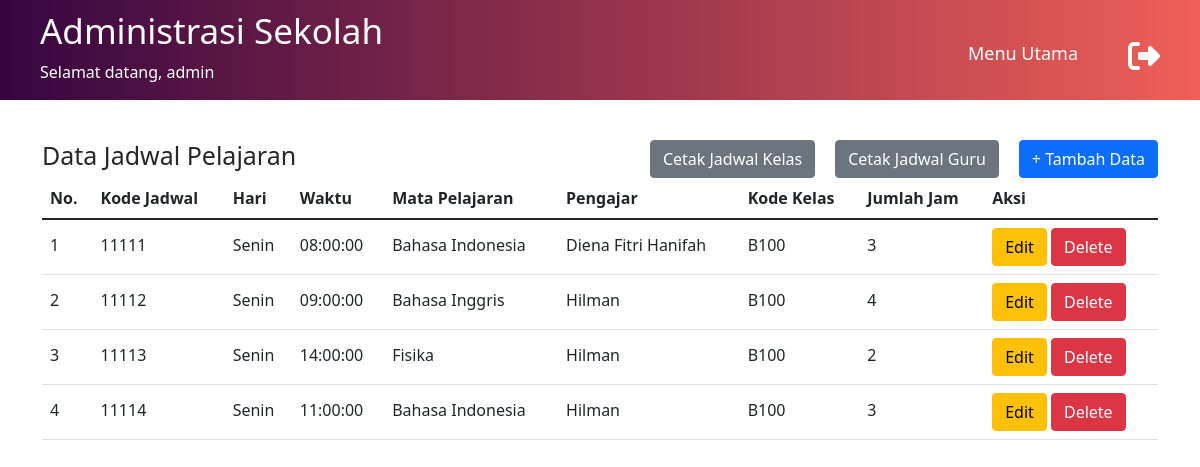
Screenshot of /data-jadwal.php (signed in) with the database file from the repository.
### tables this page shows
CREATE TABLE `jadwal_pelajaran` (
  `kd_jadwal` char(5) NOT NULL,
  `hari` varchar(10) NOT NULL,
  `waktu` time NOT NULL,
  `jmlh_jam` int(3) NOT NULL,
  `kd_kelas` char(4) NOT NULL,
  `nip` char(18) NOT NULL,
  `kd_mapel` char(4) NOT NULL
);

CREATE TABLE `mapel` (
  `kd_mapel` char(4) NOT NULL,
  `nama_mapel` varchar(29) NOT NULL
);

CREATE TABLE `guru` (
  `nip` char(18) NOT NULL,
  `nama` varchar(50) NOT NULL,
  `jns_kelamin` varchar(10) NOT NULL,
  `tgl_lahir` date NOT NULL,
  `alamat` varchar(50) NOT NULL,
  `no_telp` varchar(20) NOT NULL,
  `bidang_studi` varchar(20) NOT NULL,
  `kd_golongan` char(4) NOT NULL
);

CREATE TABLE `kelas` (
  `kd_kelas` char(4) NOT NULL,
  `jurusan` varchar(20) NOT NULL,
  `tingkat` varchar(5) NOT NULL,
  `jmlh_siswa` int(5) NOT NULL
);

### functions.php (called while the page is built, shortened)
<?php
$conn = mysqli_connect("localhost", "root", "", "sekolah_database");
function query($query) {
	global $conn;
	$result = mysqli_query($conn, $query);
	$rows = [];
	while( $row = mysqli_fetch_assoc($result) ) {
		$rows[] = $row;
	}
	return $rows;
}
?>

### data-jadwal.php (the view, shortened to what this page needs)
<?php
require 'functions.php';
$jadwal = query("SELECT * FROM jadwal_pelajaran, mapel, kelas, guru where mapel.kd_mapel=jadwal_pelajaran.kd_mapel and kelas.kd_kelas=jadwal_pelajaran.kd_kelas and guru.nip=jadwal_pelajaran.nip");
?>
<!DOCTYPE html>
<html lang="en">
<head>
    <link rel="stylesheet" href="assets/css/main.css">
    <link href="https://cdn.jsdelivr.net/npm/bootstrap@5.1.3/dist/css/bootstrap.min.css" rel="stylesheet"
>
</head>
<body>
    <header>
        <div class="welcome">
            <h1>Administrasi Sekolah</h1>
            <p>Selamat datang,
                <?php
                echo $_SESSION['username'];
                ?>
            </p>
        </div>
        <nav>
            <ul>
                <li><a href="index.php">Menu Utama</a></li>
            </ul>
        </nav>
        <a href="logout.php"><i class="fa fa-sign-out fa-2x" aria-hidden="true"></i></a>
    </header>
    <section id="data-jadwal" class="container" style="margin-top: 40px;">
        <div class="top-data">
            <h1>Data Jadwal Pelajaran</h1>
            <button type="button" class="btn btn-primary"><a href="tambah-jadwal.php"
                    style="color: #fff; text-decoration:none;"> + Tambah Data</a></button>
            <button type="button" class="btn btn-secondary" style="margin-right:20px;"><a href="cetak-jadwal-guru.php"
                    style="color: #fff; text-decoration:none; "> Cetak Jadwal Guru</a></button>
            <button type="button" class="btn btn-secondary" style="margin-right:20px;"><a href="cetak-jadwal-kelas.php"
                    style="color: #fff; text-decoration:none; "> Cetak Jadwal Kelas</a></button>
        </div>
        <div class="list-jadwal">
            <table class="table table-hover">
                <thead>
                    <tr>
                        <th scope="col">No.</th>
                        <th scope="col">Kode Jadwal</th>
                        <th scope="col">Hari</th>
                        <th scope="col">Waktu</th>
                        <th scope="col">Mata Pelajaran</th>
                        <th scope="col">Pengajar</th>
                        <th scope="col">Kode Kelas</th>
                        <th scope="col">Jumlah Jam</th>
                        <th scope="col">Aksi</th>
                    </tr>
                </thead>
                <tbody>
                    <?php $i = 1; ?>
                    <?php foreach ($jadwal as $row) : ?>
                    <tr>
                        <td scope="row"><?= $i; ?></td>
                        <td scope="row"><?= $row["kd_jadwal"]; ?></td>
                        <td><?= $row["hari"]; ?></td>
                        <td><?= $row["waktu"]; ?></td>
                        <td><?= $row["nama_mapel"]; ?></td>
                        <td><?= $row["nama"]; ?></td>
                        <td><?= $row["kd_kelas"]; ?></td>
                        <td><?= $row["jmlh_jam"]; ?></td>
                        <td class="button-action">
                            <a href="ubah-jadwal.php?kd_jadwal=<?= $row["kd_jadwal"]; ?>"><button type="button"
                                    class="btn btn-warning">Edit</button></a>
                            <a href="hapus-jadwal.php?kd_jadwal=<?= $row["kd_jadwal"]; ?>"><button type="button"
                                    class="btn btn-danger">Delete</button></a>
                        </td>
                    </tr>
                    <?php $i++; ?>
                    <?php endforeach; ?>
                </tbody>
            </table>
        </div>
    </section>
</body>
</html>

### assets/css/main.css (style rules this page uses)
* { margin: 0; padding: 0; box-sizing: border-box; text-decoration: none; list-style: none; }
body { font-family: 'Poppins', sans-serif; }
.container { width: 80%; margin: auto; }
header { width: 100%; padding: 0 40px; background: #f05f57; background: -webkit-linear-gradient(to left, #f05f57, #360540); background: linear-gradient(to left, #f05f57, #360540); display: flex; flex-direction: row; color: #fff; }
header .welcome { flex: 2; }
header .welcome h1 { font-size: 35px; padding-top: 10px; }
header ul { flex: 3; text-align: center; }
header i { padding-top: 40px; }
.fa-sign-out { color: #fff; }
header ul li { display: inline-block; font-size: 18px; margin-right: 30px; padding-top: 40px; align-items: center; }
header ul li a { color: #fff; padding: 10px 20px; border-radius: 10px; -webkit-border-radius: 10px; -moz-border-radius: 10px; -ms-border-radius: 10px; -o-border-radius: 10px; text-decoration: none; transition: all .5s; -webkit-transition: all .5s; -moz-transition: all .5s; -ms-transition: all .5s; -o-transition: all .5s; }
section { margin-top: 40px !important; }
.top-data h1 { color: #272727; float: left; }
.top-data button { float: right; color: #fff; text-decoration: none; }
a { color: #fff !important; text-decoration: none !important; }
.top-data { position: relative; margin-top: 30px; }
.top-data h1, body section h1 { font-size: 25px; display: block; }
tr td { line-height: 35px; }

### rows the page displays
jadwal_pelajaran: kd_jadwal "11111", hari "Senin", waktu "08:00:00", kd_mapel.nama_mapel "Bahasa Indonesia", guru.nama "Diena Fitri Hanifah", kd_kelas.kd_kelas "B100", jmlh_jam "3"
jadwal_pelajaran: kd_jadwal "11112", hari "Senin", waktu "09:00:00", kd_mapel.nama_mapel "Bahasa Inggris", guru.nama "Hilman", kd_kelas.kd_kelas "B100", jmlh_jam "4"
jadwal_pelajaran: kd_jadwal "11113", hari "Senin", waktu "14:00:00", kd_mapel.nama_mapel "Fisika", guru.nama "Hilman", kd_kelas.kd_kelas "B100", jmlh_jam "2"
jadwal_pelajaran: kd_jadwal "11114", hari "Senin", waktu "11:00:00", kd_mapel.nama_mapel "Bahasa Indonesia", guru.nama "Hilman", kd_kelas.kd_kelas "B100", jmlh_jam "3"

### other values shown
$_SESSION['username'] "admin"
